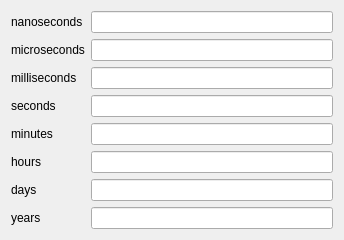
<?xml version="1.0" encoding="UTF-8"?>
<ui version="4.0">
 <class>TimeCalculator</class>
 <widget class="QWidget" name="TimeCalculator">
  <property name="geometry">
   <rect>
    <x>0</x>
    <y>0</y>
    <width>344</width>
    <height>220</height>
   </rect>
  </property>
  <property name="windowTitle">
   <string>TimeCalculator</string>
  </property>
  <layout class="QFormLayout" name="formLayout">
   <item row="0" column="0">
    <widget class="QLabel" name="labelNanoseconds">
     <property name="text">
      <string>nanoseconds</string>
     </property>
    </widget>
   </item>
   <item row="0" column="1">
    <widget class="QLineEdit" name="lineEditNanoseconds"/>
   </item>
   <item row="1" column="1">
    <widget class="QLineEdit" name="lineEditMiroseconds"/>
   </item>
   <item row="1" column="0">
    <widget class="QLabel" name="labelMicroseconds">
     <property name="text">
      <string>microseconds</string>
     </property>
    </widget>
   </item>
   <item row="2" column="0">
    <widget class="QLabel" name="labelMilliseconds">
     <property name="text">
      <string>milliseconds</string>
     </property>
    </widget>
   </item>
   <item row="3" column="0">
    <widget class="QLabel" name="labelSeconds">
     <property name="text">
      <string>seconds</string>
     </property>
    </widget>
   </item>
   <item row="4" column="0">
    <widget class="QLabel" name="labelMinutes">
     <property name="text">
      <string>minutes</string>
     </property>
    </widget>
   </item>
   <item row="5" column="0">
    <widget class="QLabel" name="labelHours">
     <property name="text">
      <string>hours</string>
     </property>
    </widget>
   </item>
   <item row="6" column="0">
    <widget class="QLabel" name="labelDays">
     <property name="text">
      <string>days</string>
     </property>
    </widget>
   </item>
   <item row="7" column="0">
    <widget class="QLabel" name="labelYears">
     <property name="text">
      <string>years</string>
     </property>
    </widget>
   </item>
   <item row="2" column="1">
    <widget class="QLineEdit" name="lineEditMilliseconds"/>
   </item>
   <item row="3" column="1">
    <widget class="QLineEdit" name="lineEditSeconds"/>
   </item>
   <item row="4" column="1">
    <widget class="QLineEdit" name="lineEditMinutes"/>
   </item>
   <item row="5" column="1">
    <widget class="QLineEdit" name="lineEditHours"/>
   </item>
   <item row="6" column="1">
    <widget class="QLineEdit" name="lineEditDays"/>
   </item>
   <item row="7" column="1">
    <widget class="QLineEdit" name="lineEditYears"/>
   </item>
  </layout>
 </widget>
 <layoutdefault spacing="6" margin="11"/>
 <resources/>
 <connections/>
</ui>
